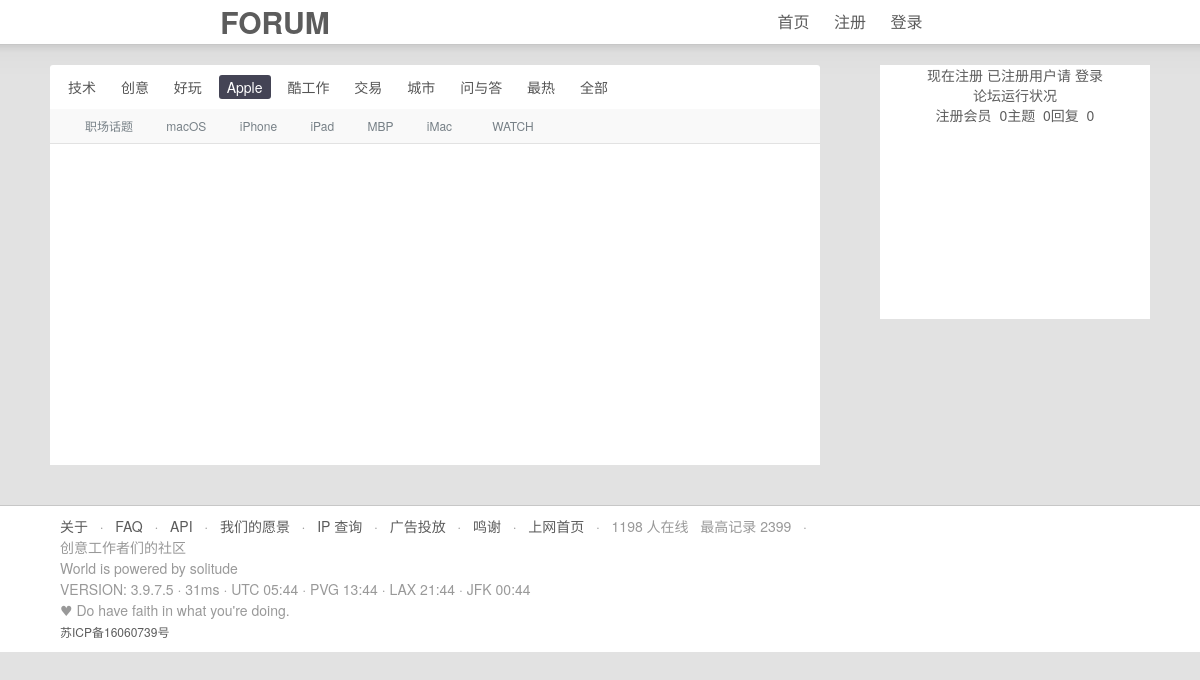
Screenshot of /index.php?tab=Apple with the database file from the repository.
### tables this page shows
create table node(
	node_id int unsigned not null auto_increment primary key,
	node_name char(20) not null
);

create table tab(
	tab_id int unsigned not null,
	tab_name char(20) not null,
	node_id int unsigned not null
);

### index.php (called while the page is built, shortened)
<?php
try {
    display_wrapper('index');
}
catch (Exception $e) {
    ob_end_clean();
    display_head($e->getMessage());
    echo $e->getMessage();
    exit;
}

### php/display_index.php (the view, shortened to what this page needs)
<?php
function display_index($tabname='技术') {
    $tab=array('技术','创意','好玩','Apple','酷工作','交易','城市','问与答','最热','全部');
    if(isset($_REQUEST['tab'])) {
        if(in_array($tabname,$tab)) {
            $tabname = $_REQUEST['tab'];
        }
        else {
            throw new Exception('404: Not Found');
        }
    }
?>
    <div class="inner">
        <?php
        echo "<a class=".(($tabname===$tab[0]) ? 'tab_current' : 'tab')." href='../forum/index.php?tab=$tab[0]'>$tab[0]</a>";
        for($i=1; $i<10; $i++) {
            echo "<a class=".(($tabname===$tab[$i]) ? 'tab_current' : 'tab')." href='../forum/index.php?tab=$tab[$i]'>$tab[$i]</a>";
        }
        ?>
    </div>
    <div class="cell">
        <?php
        display_node($tabname);
        ?>
    </div>
<?php
}
function display_node($tabname) {
    $conn = db_connect();
    $query = "select * from tab,node where tab.tab_name='$tabname' and tab.node_id=node.node_id";
    $result = $conn->query($query);
    if($result->num_rows>0) {
        $row=$result->fetch_assoc();
        echo "<a href='./php/node.php?nodename=$row[node_name]'>$row[node_name]</a>";
        while($row=$result->fetch_assoc()) {
            echo "<a href='./php/node.php?nodename=$row[node_name]'>$row[node_name]</a>";
        }
    }
}
    ?>

### static/styles/main.css (style rules this page uses)
body { background-color: #e2e2e2; }
.inner { padding: 10px; font-size: 14px; line-height: 150%; text-align: left; }
a.tab { display: inline-block; font-size: 14px; line-height: 14px; padding: 5px 8px 5px 8px; margin-right: 5px; border-radius: 3px; color: #555; }
a.tab_current { display: inline-block; font-size: 14px; line-height: 14px; padding: 5px 8px 5px 8px; margin-right: 5px; border-radius: 3px; background-color: #445; color: #fff; text-decoration: none; }
.cell { padding: 10px 10px 10px 20px; font-size: 12px; line-height: 120%; text-align: left; border-bottom: 1px solid #e2e2e2; background-color: #f9f9f9; }
.cell a { margin: 0 15px; font-size: 12px; color: #778087; text-decoration: none; }

### rows the page displays
node: node_name "职场话题"
tab: node.node_name "macOS"
tab: node.node_name "iPhone"
tab: node.node_name "iPad"
tab: node.node_name "MBP"
tab: node.node_name "iMac"
tab: node.node_name " WATCH"

### other values shown
$result->num_rows "0"
$tab[0] "技术"
$tab[$i] "创意"
$tab[$i] "好玩"
$tab[$i] "Apple"
$tab[$i] "酷工作"
$tab[$i] "交易"
$tab[$i] "城市"
$tab[$i] "问与答"
$tab[$i] "最热"
$tab[$i] "全部"
